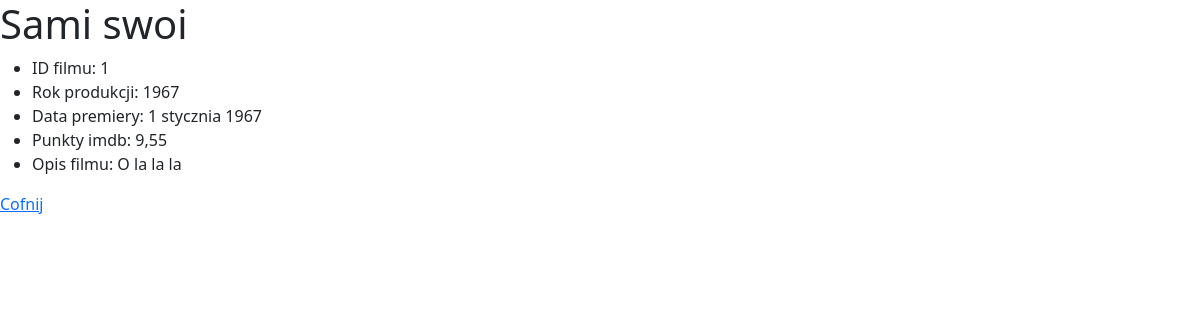
The page /filmy/szczegoly/1/ on the database its author committed.
### filmy/models.py (models this page shows, shortened)
class Film(models.Model):
    tytul = models.CharField(max_length=64, blank=False, unique=True)
    rok = models.PositiveSmallIntegerField(blank=False)
    opis = models.TextField(default="")
    premiera = models.DateField(null=True, blank=True)
    imdb_pkts = models.DecimalField(max_digits=4, decimal_places=2, null=True, blank=True)

### filmy/views.py (the view)
# urls.py: path('szczegoly/<int:film_id>/',szczegoly, name='szczegoly'),
def szczegoly(request, film_id):
    film = get_object_or_404(Film, pk=film_id)
    field_names = [f.name for f in Film._meta.get_fields()]
    for i,f in enumerate(field_names):
        if f == "ocena":
            field_names[i] = "ocena_set"
        elif f == "aktor":
            field_names[i] = "aktor_set"
    return render(request, 'filmy/szczegoly.html', {'film': film, 'field_names': field_names})

### templates/filmy/szczegoly.html (shortened to what this page needs)
{% extends 'filmy/glowny.html' %}
{% block strona %}
<h1>{{ film.tytul }}</h1>
<ul>
    <li>ID filmu: {{ film.id }}</li>
    <li>Rok produkcji: {{ film.rok }}</li>
    <li>Data premiery: {{ film.premiera }}</li>
    <li>Punkty imdb: {{ film.imdb_pkts }}</li>
    <li>Opis filmu: {{ film.opis }}</li>
</ul>
<a href="{% url 'wszystkie' %}">Cofnij</a>
{% endblock %}

### static_filmy/moj.css (style rules this page uses)
h1 { color: blue; }

### rows shown on the page
Film: id "1", rok "1967", premiera "1 stycznia 1967", imdb_pkts "9,55", opis "O la la la"
